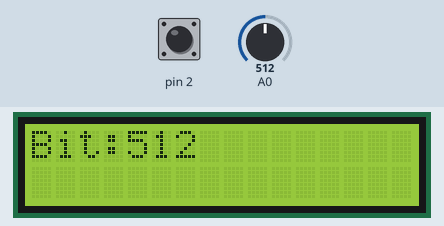
Recording of a sketch running on a simulated Arduino Uno, built with avr-gcc and run on an emulated ATmega328P. Shown: 16×2 character LCD. The inputs (shaded band) are chosen by the test bench; at power-on: pin 2 HIGH, A0 = 512.

Above: at 1.2 s.
1.3 s: pin 2 pulled LOW for 0.15 s
At 2.5 s:
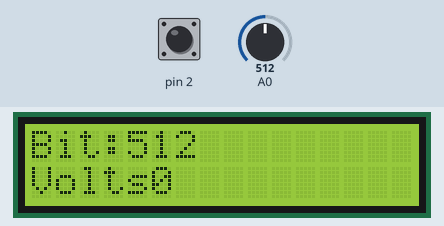
2.9 s: A0 set to 716
At 4.0 s:
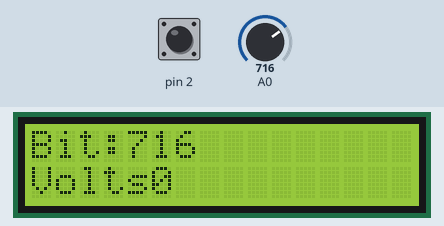
4.4 s: A0 set to 900
At 5.1 s:
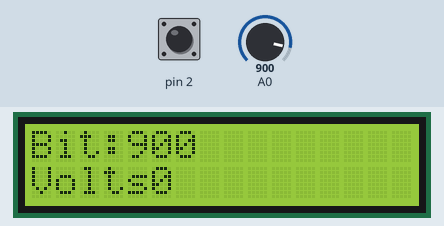
5.9 s: A0 set to 1023
At 6.3 s:
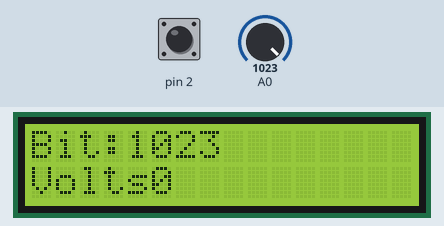
Timing chart, 0 to 8.4 s (numbered marks = the images above; inputs shaded):
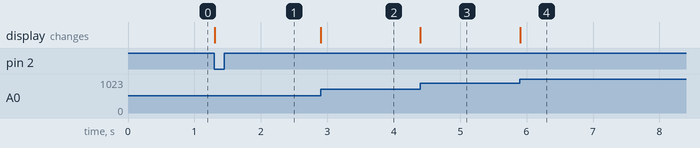

The sketch:

2.6_LCD_DUAL_SCREEN.ino
```cpp
//this code reads the pot value and displays the volt value and the bit value but this time on the
//lcd display we connect in real life

// include the library code:
#include <LiquidCrystal.h>

// initialize the library with the numbers of the interface pins
LiquidCrystal lcd(7, 8, 9, 10, 11, 12);

void setup() {
  // set up the LCD's number of columns and rows:
  lcd.begin(16, 2);
pinMode(2,INPUT_PULLUP);
  // Print a message to the LCD.

pinMode(13, INPUT);
}

void loop() {
//we store the button value in the variable and we inver it because it is in a input pullup config
bool pb_value = !digitalRead(2);
//we create a variable to store the potentiometer value
int pot_value= analogRead(A0);
//to scale the value to a votlage we must do some math. the pot value gets divided by the mx which is 1024
//this will find whats the percentage of the 5v is is reading. we thens imply multiply it by 5 to see it in
//volts and not percentage
int volts_value= (pot_value/1024)*5;
  // set the cursor to column 0, line 1
  // (note: line 1 is the second row, since counting begins with 0):
  lcd.setCursor(0, 0);

//we check if the button is on or off to see which screen to display
if(pb_value==1){
lcd.setCursor(0,1);
lcd.print("Volts");
lcd.print(volts_value);
}
else{
lcd.setCursor(0, 0);
lcd.print("Bit:");
lcd.print(pot_value);
}
}
```

Measured:
- after the input at 1.3 s, the display: changes at once (image 1)
- after the input at 2.9 s, the display: changes at once (image 2)
- after the input at 4.4 s, the display: changes at once (image 3)
- after the input at 5.9 s, the display: changes at once (image 4)
